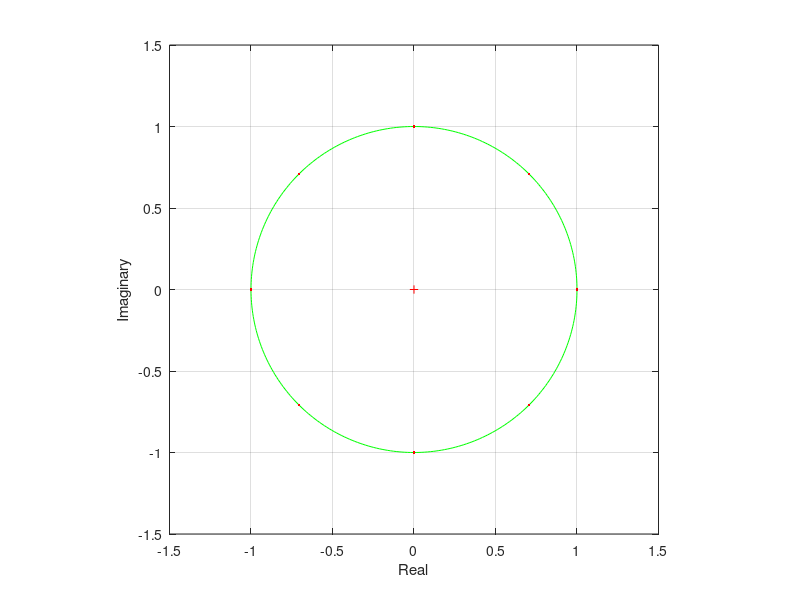

Recreate this plot in MATLAB.
function unit_circle()
    angle = linspace(0,2*pi, 360);
    x = cos(angle);
    y = sin(angle);
    plot(x, y, 'g'); hold on;
    plot(0,0,'r+');
    plot(1,0,'r.');
    plot(sqrt(2)/2,sqrt(2)/2,'r.');
    plot(0,1,'r.');
    plot(-sqrt(2)/2,sqrt(2)/2,'r.');
    plot(-1,0,'r.');
    plot(-sqrt(2)/2,-sqrt(2)/2,'r.');
    plot(0,-1,'r.');
    plot(sqrt(2)/2,-sqrt(2)/2,'r.');
    grid on;
    xlabel('Real');
    ylabel('Imaginary');
    xlim([-1.5 1.5]);
    ylim([-1.5 1.5]);
    axis('equal');
end